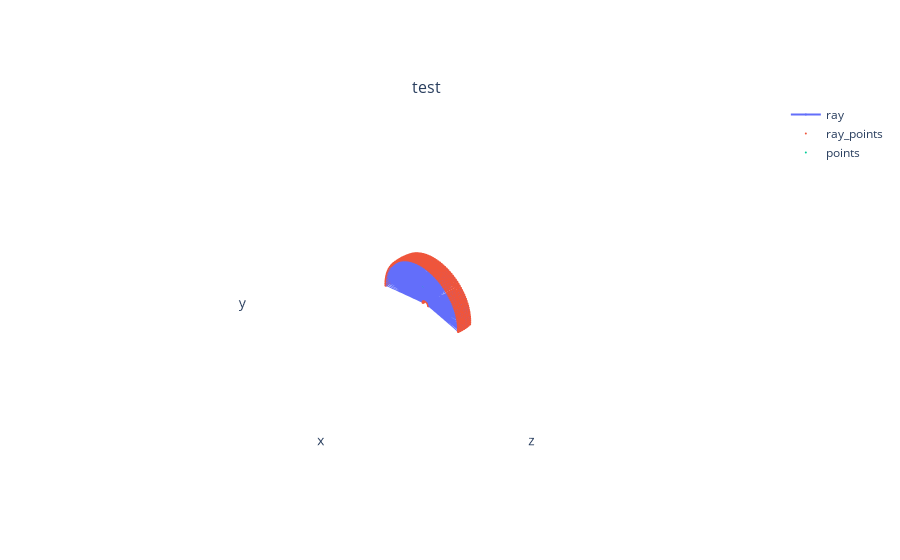

Notebook code for this chart:
### Code cell
intersection = lidar.scan_triangles(obj)
print(intersection)
plot_scene({
    "test": {"ray": visualize_LiDAR(lidar),
             "points": visualize_point_clouds(intersection)},
},
    raybundle_ray_line_width=2.0,
    pointcloud_marker_size=2.0
)

### Figure 1 — Plotly figure (JSON) as saved in the notebook; plotly's stock layout.template omitted (floating-point values rounded to 4 significant figures; data arrays with more than 128 entries replaced by an {"elided": "..."} marker saying what was removed)
{"data": [{"line": {"width": 2}, "marker": {"size": 0.1}, "name": "ray", "scene": "scene", "type": "scatter3d", "x": {"elided": "1729 float values"}, "y": {"elided": "1729 float values"}, "z": {"elided": "1729 float values"}}, {"marker": {"size": 1}, "mode": "markers", "name": "ray_points", "scene": "scene", "type": "scatter3d", "x": {"elided": "1152 float values"}, "y": {"elided": "1152 float values"}, "z": {"elided": "1152 float values"}}, {"marker": {"size": 2}, "mode": "markers", "name": "points", "scene": "scene", "type": "scatter3d", "x": [0.8744, 0.8377, 0.8744, 0.4027, 0.3979, 0.4027, 5.79e-16, 5.604e-16, 5.511e-16, 5.604e-16, 5.79e-16, -0.4027, -0.3979, -0.4027, -0.8744, -0.8377, -0.8744], "y": [9.994, 9.575, 9.994, 9.223, 9.113, 9.223, 9.455, 9.153, 9, 9.153, 9.455, 9.223, 9.113, 9.223, 9.994, 9.575, 9.994], "z": [0.438, 5.885e-16, -0.438, 0.4031, 5.585e-16, -0.4031, 0.8272, 0.3996, 5.511e-16, -0.3996, -0.8272, 0.4031, 5.585e-16, -0.4031, 0.438, 5.885e-16, -0.438]}], "layout": {"annotations": [{"font": {"size": 16}, "showarrow": false, "text": "test", "x": 0.5, "xanchor": "center", "xref": "paper", "y": 1, "yanchor": "bottom", "yref": "paper"}], "scene": {"aspectmode": "cube", "camera": {"up": {"x": 0, "y": 1, "z": 0}}, "domain": {"x": [0, 1], "y": [0, 1]}, "xaxis": {"backgroundcolor": "#fff", "range": [-39.83, 40.13], "showaxeslabels": false, "showgrid": false, "showline": false, "showticklabels": false, "ticks": "", "zeroline": false}, "yaxis": {"backgroundcolor": "#fff", "range": [-33.17, 46.79], "showaxeslabels": false, "showgrid": false, "showline": false, "showticklabels": false, "ticks": "", "zeroline": false}, "zaxis": {"backgroundcolor": "#fff", "range": [-39.75, 40.21], "showaxeslabels": false, "showgrid": false, "showline": false, "showticklabels": false, "ticks": "", "zeroline": false}}}}
